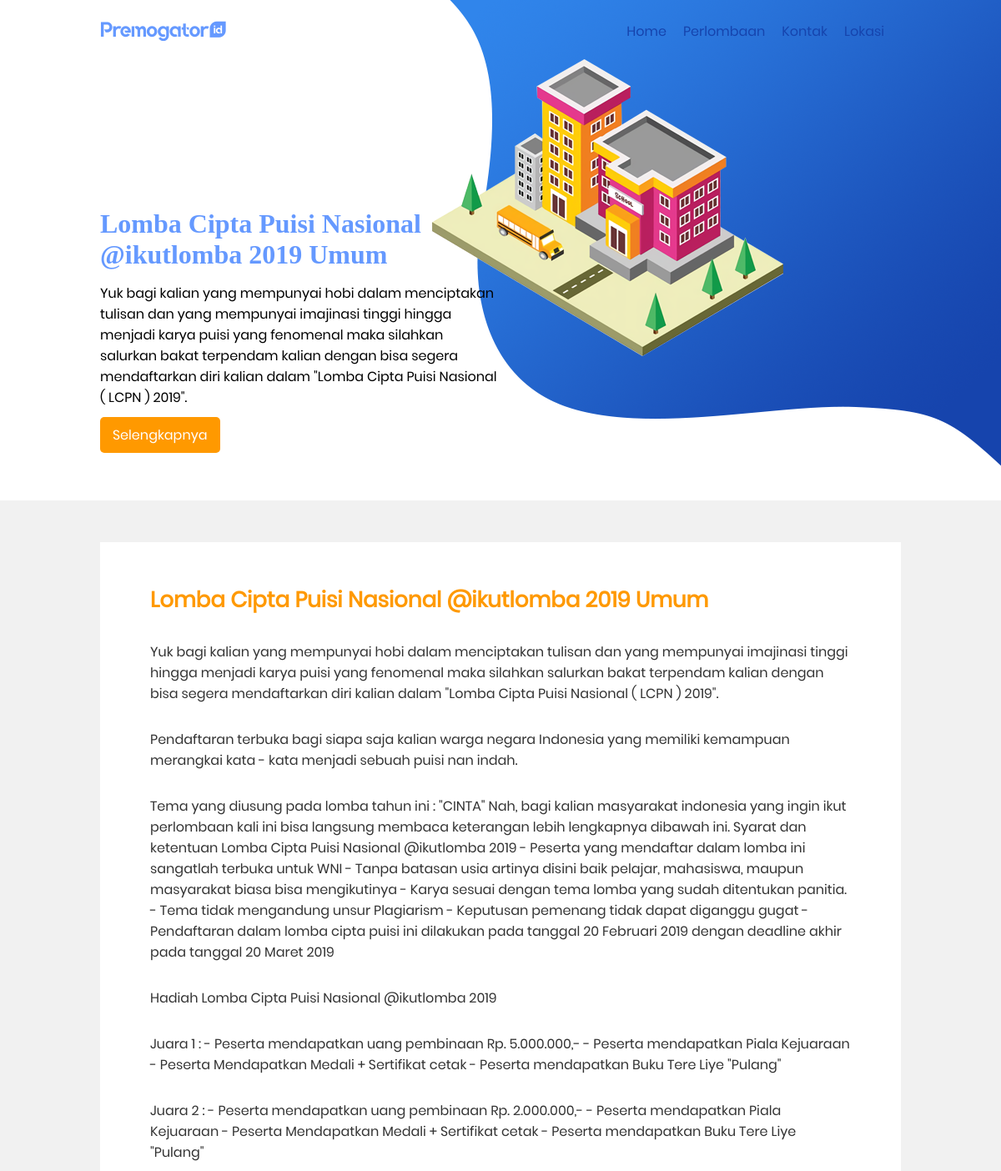
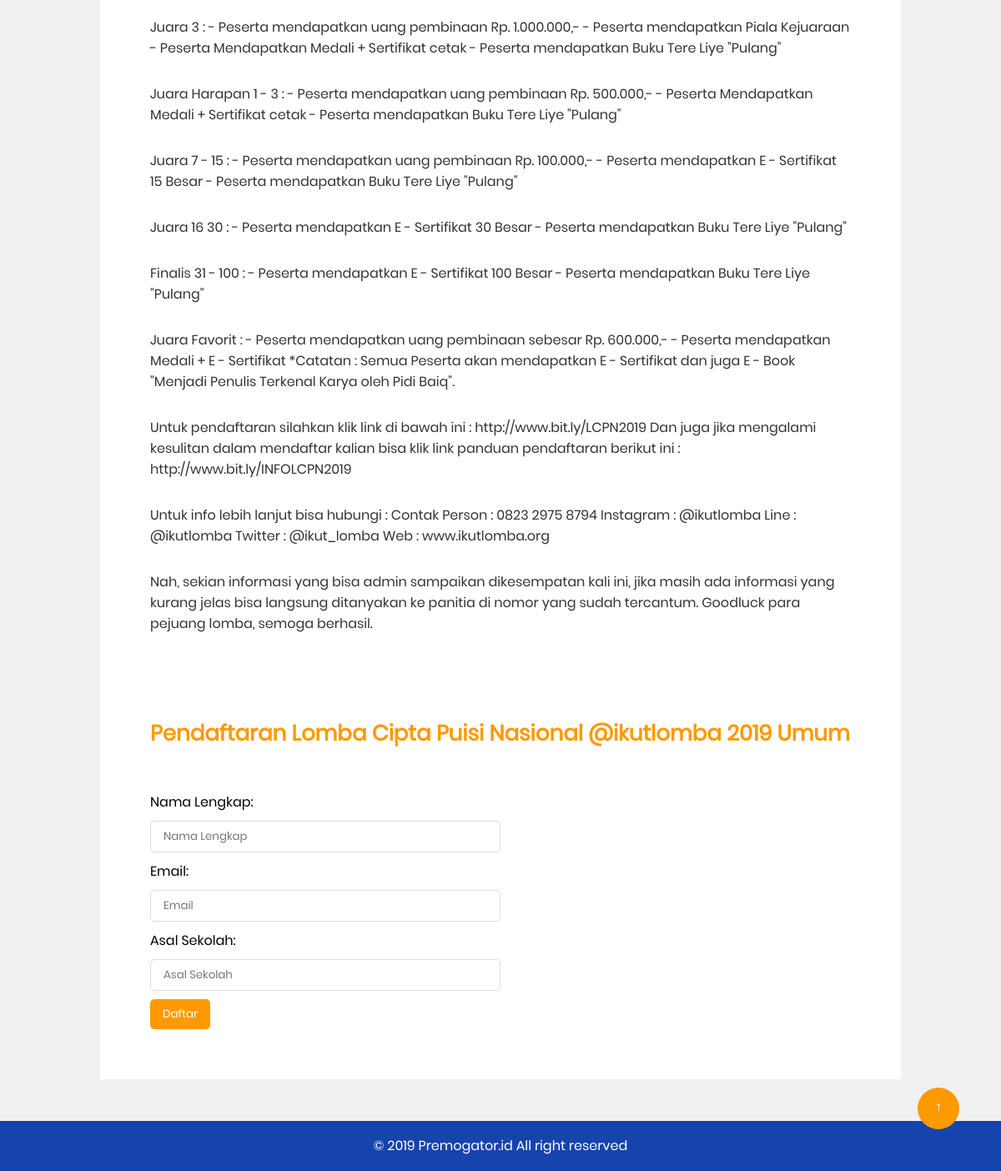
Page /lomba1.php?id=2 on the committed database (2 pictures, top to bottom).
### tables this page shows
CREATE TABLE `artikel` (
  `id` int(11) NOT NULL,
  `judul` varchar(255) NOT NULL,
  `thumbnail` text NOT NULL,
  `konten` text NOT NULL
);

### lomba1.php (the view, shortened to what this page needs)
<?php
	include 'config.php';
	$id = @$_GET['id'] ? $_GET['id'] : '1';
	$artikel = $conn->query("SELECT * FROM artikel WHERE id = $id");
	$data = $artikel->fetch_assoc();
 ?>
 <!DOCTYPE html>
 <html>
 <head>
 	<link rel="stylesheet" type="text/css" href="assets/css/style.css">
 	<link rel="stylesheet" type="text/css" href="assets/css/responsive.css">
 </head>
 <body id="top">
 	<header class="bg-full-blog ovelay">
		<nav class="navbar" id="navbar">
			<div class="container">
				<div class="grid-navbar">
					<a href="index.php" class="nav-logo" title="Premogator.id"><img src="assets/img/logo_small.png"></a>
					<ul class="navbar-nav">
						<li class="nav-item"><a href="index.php#maps" class="nav-link">Lokasi</a></li>
						<li class="nav-item"><a href="index.php#contact" class="nav-link">Kontak</a></li>
						<li class="nav-item"><a href="index.php#lomba" class="nav-link">Perlombaan</a></li>
						<li class="nav-item"><a href="index.php" class="nav-link">Home</a></li>
					</ul>
				</div>
			</div>
		</nav>
		<div class="container">
			<div class="grid-header">
				<div class="deskripsi-header">
					<div class="deskripsi-title">
						<h1><?php echo $data['judul']; ?></h1>
					</div>
					<div class="deskripsi-p">
						<p>	<?php echo $data['thumbnail']; ?>	</p>
					</div>
					<div class="deskripsi-btn">
							<a href="#content">Selengkapnya</a>
					</div>
				</div>
			</div>
		</div>
	</header>
	<div id="content" class="blog">
		<div class="container">
			<div class="blog-box">
				<div class="blog-title">
					<h3><?php echo $data['judul']; ?></h3>
				</div>
				<div class="blog-content">
					<?php echo $data['konten']; ?>
				</div>
			</div>
			<div class="blog-box">
				<div class="blog-title">
					<h3>Pendaftaran <?php echo $data['judul']; ?></h3>
				</div>
				<div class="blog-content">
					<div class="form">
						<form method="POST" action="">
							<div class="form-group">
								<label>Nama Lengkap:</label>
								<input type="text" class="form-control" placeholder="Nama Lengkap" required></input>
							</div>
							<div class="form-group">
								<label>Email:</label>
								<input type="email" class="form-control" placeholder="Email" required></input>
							</div>
							<div class="form-group">
								<label>Asal Sekolah:</label>
								<input type="text" class="form-control" placeholder="Asal Sekolah" required></input>
							</div>
							<div class="form-group">
								<button type="submit" class="btn btn-submit">Daftar</button>
							</div>
						</form>
					</div>
				</div>
			</div>
		</div>
	</div>
	<div class="footer-bottom" id="footer">
		<div class="container">
			<div class="grid-footer">
				<div class="footer-copyright">
					<p>&copy; 2019 <a href="javascript:void(0)" onclick="navbarWhite()">Premogator.id</a> All right reserved</p>
				</div>
			</div>
		</div>
	</div>
		<a href="#top" class="toTop">&uarr;</a>
 </body>
 </html>

### assets/css/style.css (style rules this page uses)
*, *:after, *:before { margin:0; padding: 0; box-sizing: border-box; text-decoration: none; font-family: Poppins; }
html { scroll-behavior: smooth; -webkit-scroll-behavior: smooth; -moz-scroll-behavior: smooth; }
.container { width: 80%; margin: 0px auto; }
.bg-full-blog { min-height: 600px; background: url('../img/header.png') no-repeat right; }
.navbar { z-index: 1; background: transparent; width: 100%; position: fixed; padding: 5px 0px; }
.grid-navbar { display: grid; -webkit-display: grid; -moz-display: grid; grid-template-columns: 30% 70%; }
.nav-logo, .navbar-nav { margin-top: 20px; }
.nav-logo { line-height: 25px; display: block; }
.navbar-nav { list-style-type: none; }
.nav-item { float: right; }
.nav-link { color: #1644ad; margin-right: 20px; }
.deskripsi-header { position: relative; top: 250px; width: 50%; }
.deskripsi-title h1 { color: #6599ff; font-family: verdana; }
.deskripsi-p p { margin-top: 15px; }
.deskripsi-btn { margin-top: 20px; }
.deskripsi-btn a { background: #ff9900; padding: 10px 15px; color: #fff; border-radius: 5px; }
.footer-bottom { height: 60px; background: #1644ad; bottom: 0; }
.grid-footer { display: grid; grid-template-columns: 100%; }
.footer-copyright { text-align: center; line-height: 60px; color: #fff; }
.footer-copyright a { color: #fff; }
.blog { padding: 50px 0px; background: #f1f1f1; min-height: 600px; }
.blog-box { padding: 50px 60px; background: #fff; }
.blog-title h3 { color: #ff9900; font-size: 26px; }
.blog-content p { color: #333; margin-top: 30px; }
.form { margin-top: 50px; width: 50%; }
.form-group,.form-group label { margin-bottom: 10px; display: block; }
.form-control { width: 100%; padding: 8px 15px; border: 1px solid #ddd; border-radius: 5px; }
.btn { border-radius: 5px; padding: 8px 15px; border: none; }
.btn-submit { background: #ff9900; color: #fff; }
.toTop { width: 50px; height :50px; background: #ff9900; position: fixed; right: 50px; bottom: 50px; border-radius: 50px; margin: 0px auto; text-align: center; padding: 10px 0; }
.toTop { color: #fff; text-align: center; }
a { text-decoration: none; color: black; }

### rows in the picture
artikel: judul "Lomba Cipta Puisi Nasional @ikutlomba 2019 Umum", thumbnail "Yuk bagi kalian yang mempunyai hobi dalam menciptakan tulisan dan yang mempunyai imajinasi tinggi hingga menjadi karya puisi yang fenomenal maka silahkan salurkan bakat terpendam kalian dengan bisa segera mendaftarkan diri kalian dalam \"Lomba Cipta Puisi Nasional ( LCPN ) 2019\".", konten "Yuk bagi kalian yang mempunyai hobi dalam menciptakan tulisan dan yang mempunyai imajinasi tinggi hingga menjadi karya puisi yang fenomenal maka silahkan salurkan bakat terpendam kalian dengan bisa segera mendaftarkan diri kalian dalam \"Lomba Cipta Puisi Nasional ( LCPN ) 2019\". Pendaftaran terbuka bagi siapa saja kalian warga negara Indonesia yang memiliki kemampuan merangkai kata - kata menjadi sebuah puisi nan indah. Tema yang diusung pada lomba tahun ini : \"CINTA\" Nah, bagi kalian masyarakat indonesia yang ingin ikut perlombaan kali ini bisa langsung membaca keterangan lebih lengkapnya dibawah ini. Syarat dan ketentuan Lomba Cipta Puisi Nasional @ikutlomba 2019 - Peserta yang mendaftar…"
